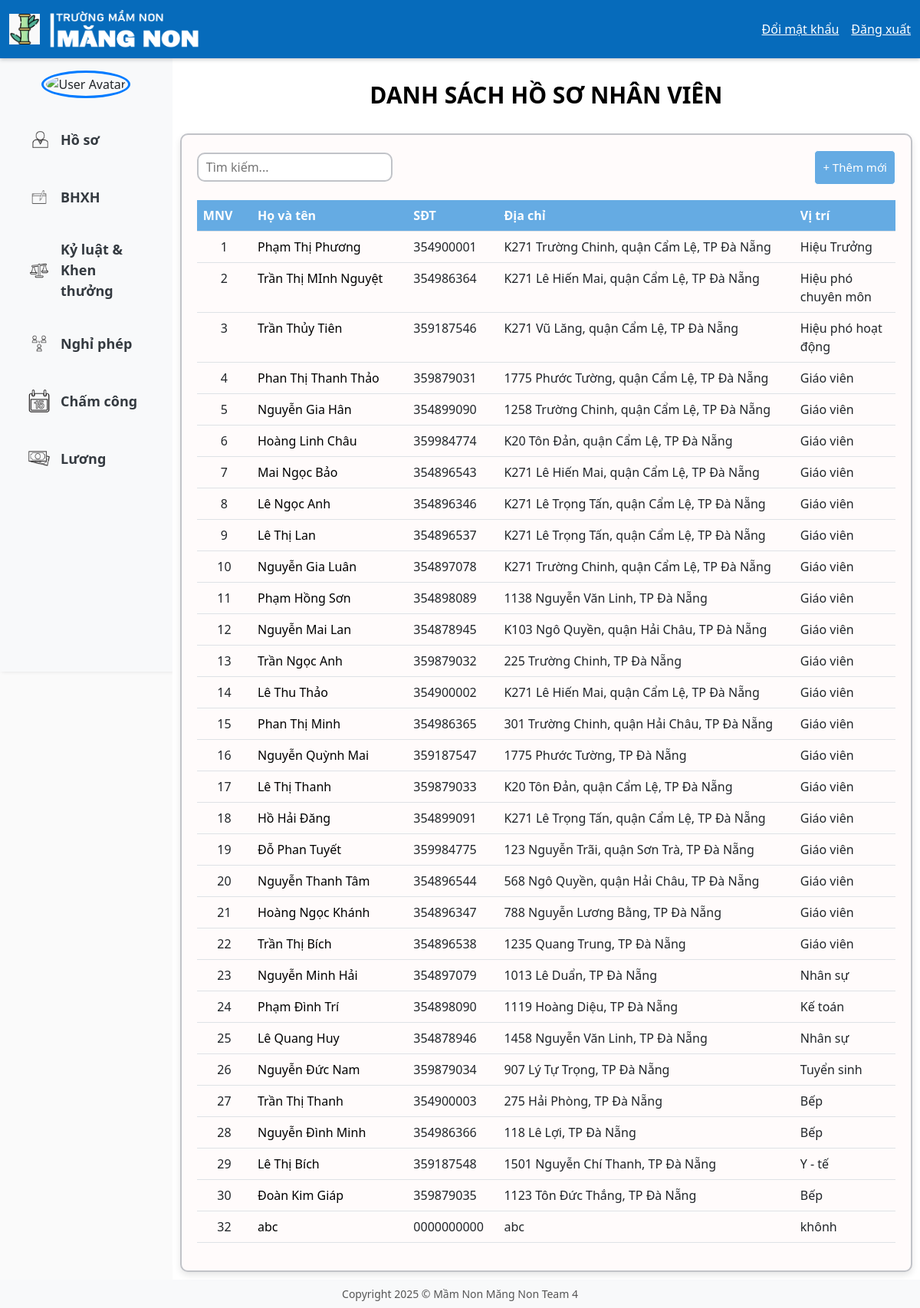
Screenshot of /dsnhanvien/ with the database file from the repository.
### HOME/models.py (models this page shows, shortened)
class NhanVien(models.Model):
 user = models.OneToOneField(User, on_delete=models.CASCADE, unique=True, null=False, related_name='nhanvien_home')
 ten_nv = models.CharField(max_length=100)
 anh_ca_nhan = models.ImageField(upload_to='media/nhanvien/', null=True, blank=True)
 gioi_tinh = models.CharField(max_length=10, choices=[('2', 'Nam'), ('1', 'Nữ')],default='1')
 ngay_sinh = models.DateField(null=True)
 vi_tri_cong_viec = models.CharField(max_length=100, blank=True, null=True)
 to_phong_ban = models.CharField(max_length=50, choices=TO_PHONG_BAN_CHOICES)
 trinh_do_hoc_van = models.CharField(max_length=50, choices=TRINH_DO_HOC_VAN_CHOICES)
 chuyen_nganh = models.CharField(max_length=100, null=True)
 noi_dao_tao = models.CharField(max_length=100)
 nam_tn = models.IntegerField(null=True)
 ngay_cap = models.DateField(null=True)
 noi_cap = models.CharField(max_length=100)
 dia_chi_tam_tru = models.TextField(null=True)
 chuc_vu = models.CharField(max_length=150, null=True)
 so_dien_thoai = models.CharField(
     max_length=10,
     unique=True,
     validators=[RegexValidator(r'^\d{10}$', message="Số điện thoại phải có đúng 10 chữ số.")])
 email = models.EmailField(unique=True, max_length=50, null=True)
 so_cccd = models.CharField(
     max_length=12,
     unique=True,
     validators=[RegexValidator(r'^\d{12}$', message="Số CCCD phải có đúng 12 chữ số.")]
 )
 phu_caps = models.ManyToManyField(PhuCap, related_name='nhanviens')
 class Meta:
     db_table = 'HOME_nhanvien'

### HoSo/views.py (the view)
# urls.py: path('dsnhanvien/', danh_sach_nhan_vien, name='DanhSachNhanVien'),
def danh_sach_nhan_vien(request):
    query = request.GET.get('q', '')  # Lấy giá trị tìm kiếm từ thanh tìm kiếm
    if query:
        nhan_vien_list = NhanVien.objects.filter(ten_nv__icontains=query)  # Lọc nhân viên theo tên
    else:
        nhan_vien_list = NhanVien.objects.all()  # Nếu không có tìm kiếm, hiển thị tất cả nhân viên
    return render(request, 'HoSo/danhsachnhanvien.html', {
        'nhan_vien_list': nhan_vien_list,
        'query': query
    })

### templates/HoSo/danhsachnhanvien.html (shortened to what this page needs)
{% extends "home.html" %}
{% block page_background %}
<main class="content" style="background-color: #ffffff; padding: 10px;">
        <h1 class="header-title" style="color: #000000; font-size: 30px; font-weight: bold; text-align: center; width: 100%; margin-top: 20px;">DANH SÁCH HỒ SƠ NHÂN VIÊN</h1>
        <div class="container mt-4" style="background-color: #FFFBFB; border: 2px solid #C1C3C8; padding: 20px; border-radius: 10px; box-shadow: 0 4px 8px rgba(0, 0, 0, 0.1);">
            <div style="margin-bottom: 20px; display: flex; justify-content: space-between; align-items: center;">
                 <form method="GET" action="{% url 'DanhSachNhanVien' %}">
                    <input type="text" name="q" value="{{ query }}" placeholder="Tìm kiếm..." style="padding: 5px 10px; border-radius: 10px; border: 2px solid #C1C3C8">
                </form>
                <a href="{% url 'ThemMoiHoSo' %}" class="btn btn-success" style="margin-left: 20px; background-color: #65ABE3; color: white;">+ Thêm mới</a>
            </div>
            <table class="table" style="border-radius: 10px; width: 100%; ">
                <thead style="background-color: #008CBA; color: white;">
                    <tr>
                        <th style="background-color: #65ABE3; color: white;width: 7%;">MNV</th>
                        <th style="background-color: #65ABE3; color: white;width: 20%;">Họ và tên</th>
                        <th style="background-color: #65ABE3; color: white;width: 10%;">SĐT</th>
                        <th style="background-color: #65ABE3; color: white;width: 38%;">Địa chỉ</th>
                        <th style="background-color: #65ABE3; color: white;width: 13%;">Vị trí</th>
                    </tr>
                </thead>
                <tbody>
                    {% for nhan_vien in nhan_vien_list %}
                    <tr>
                        <td style="background-color: #FFFBFB; text-align: center;">{{ nhan_vien.id }}</td>
                        <td style="background-color: #FFFBFB;">
                            <a href="{% url 'QLXemHoSo' nhan_vien.id %}" style="text-decoration: none; color: black;">
                                {{ nhan_vien.ten_nv }}
                            </a>
                        </td>
                        <td style="background-color: #FFFBFB;">{{ nhan_vien.so_dien_thoai }}</td>
                        <td style="background-color: #FFFBFB;">{{ nhan_vien.dia_chi_tam_tru }}</td>
                        <td style="background-color: #FFFBFB;">{{ nhan_vien.vi_tri_cong_viec }}</td>
                    </tr>
                    {% endfor %}
                </tbody>
            </table>
        </div>
    </div>
{% endblock %}

### static/css/style.css (style rules this page uses)
main { min-height: 100vh; padding: 20px; display: flex; align-items: center; justify-content: center; }

### templates/HoSo/danhsachnhanvien.html (style rules this page uses)
.content { width: 1100px; display: flex; flex-direction: column; justify-content: center; align-items: flex-start; }
.btn { padding: 10px ; border-radius:5px; font-size: 15px; text-align: center; background-color:#D9D9D9 ; color: black; border: 1px solid; }

### templates/home.html (style rules this page uses)
body { background: #FAFAFA; }

### rows the page displays
NhanVien: id "1", ten_nv "Phạm Thị Phương", so_dien_thoai "354900001", dia_chi_tam_tru "K271 Trường Chinh, quận Cẩm Lệ, TP Đà Nẵng", vi_tri_cong_viec "Hiệu Trưởng"
NhanVien: id "2", ten_nv "Trần Thị MInh Nguyệt", so_dien_thoai "354986364", dia_chi_tam_tru "K271 Lê Hiến Mai, quận Cẩm Lệ, TP Đà Nẵng", vi_tri_cong_viec "Hiệu phó chuyên môn"
NhanVien: id "3", ten_nv "Trần Thủy Tiên", so_dien_thoai "359187546", dia_chi_tam_tru "K271 Vũ Lăng, quận Cẩm Lệ, TP Đà Nẵng", vi_tri_cong_viec "Hiệu phó hoạt động"
NhanVien: id "4", ten_nv "Phan Thị Thanh Thảo", so_dien_thoai "359879031", dia_chi_tam_tru "1775 Phước Tường, quận Cẩm Lệ, TP Đà Nẵng", vi_tri_cong_viec "Giáo viên"
NhanVien: id "5", ten_nv "Nguyễn Gia Hân", so_dien_thoai "354899090", dia_chi_tam_tru "1258 Trường Chinh, quận Cẩm Lệ, TP Đà Nẵng", vi_tri_cong_viec "Giáo viên"
NhanVien: id "6", ten_nv "Hoàng Linh Châu", so_dien_thoai "359984774", dia_chi_tam_tru "K20 Tôn Đản, quận Cẩm Lệ, TP Đà Nẵng", vi_tri_cong_viec "Giáo viên"
NhanVien: id "7", ten_nv "Mai Ngọc Bảo", so_dien_thoai "354896543", dia_chi_tam_tru "K271 Lê Hiến Mai, quận Cẩm Lệ, TP Đà Nẵng", vi_tri_cong_viec "Giáo viên"
NhanVien: id "8", ten_nv "Lê Ngọc Anh", so_dien_thoai "354896346", dia_chi_tam_tru "K271 Lê Trọng Tấn, quận Cẩm Lệ, TP Đà Nẵng", vi_tri_cong_viec "Giáo viên"
NhanVien: id "9", ten_nv "Lê Thị Lan", so_dien_thoai "354896537", dia_chi_tam_tru "K271 Lê Trọng Tấn, quận Cẩm Lệ, TP Đà Nẵng", vi_tri_cong_viec "Giáo viên"
NhanVien: id "10", ten_nv "Nguyễn Gia Luân", so_dien_thoai "354897078", dia_chi_tam_tru "K271 Trường Chinh, quận Cẩm Lệ, TP Đà Nẵng", vi_tri_cong_viec "Giáo viên"
NhanVien: id "11", ten_nv "Phạm Hồng Sơn", so_dien_thoai "354898089", dia_chi_tam_tru "1138 Nguyễn Văn Linh, TP Đà Nẵng", vi_tri_cong_viec "Giáo viên"
NhanVien: id "12", ten_nv "Nguyễn Mai Lan", so_dien_thoai "354878945", dia_chi_tam_tru "K103 Ngô Quyền, quận Hải Châu, TP Đà Nẵng", vi_tri_cong_viec "Giáo viên"
NhanVien: id "13", ten_nv "Trần Ngọc Anh", so_dien_thoai "359879032", dia_chi_tam_tru "225 Trường Chinh, TP Đà Nẵng", vi_tri_cong_viec "Giáo viên"
NhanVien: id "14", ten_nv "Lê Thu Thảo", so_dien_thoai "354900002", dia_chi_tam_tru "K271 Lê Hiến Mai, quận Cẩm Lệ, TP Đà Nẵng", vi_tri_cong_viec "Giáo viên"
NhanVien: id "15", ten_nv "Phan Thị Minh", so_dien_thoai "354986365", dia_chi_tam_tru "301 Trường Chinh, quận Hải Châu, TP Đà Nẵng", vi_tri_cong_viec "Giáo viên"
NhanVien: id "16", ten_nv "Nguyễn Quỳnh Mai", so_dien_thoai "359187547", dia_chi_tam_tru "1775 Phước Tường, TP Đà Nẵng", vi_tri_cong_viec "Giáo viên"
NhanVien: id "17", ten_nv "Lê Thị Thanh", so_dien_thoai "359879033", dia_chi_tam_tru "K20 Tôn Đản, quận Cẩm Lệ, TP Đà Nẵng", vi_tri_cong_viec "Giáo viên"
NhanVien: id "18", ten_nv "Hồ Hải Đăng", so_dien_thoai "354899091", dia_chi_tam_tru "K271 Lê Trọng Tấn, quận Cẩm Lệ, TP Đà Nẵng", vi_tri_cong_viec "Giáo viên"
NhanVien: id "19", ten_nv "Đỗ Phan Tuyết", so_dien_thoai "359984775", dia_chi_tam_tru "123 Nguyễn Trãi, quận Sơn Trà, TP Đà Nẵng", vi_tri_cong_viec "Giáo viên"
NhanVien: id "20", ten_nv "Nguyễn Thanh Tâm", so_dien_thoai "354896544", dia_chi_tam_tru "568 Ngô Quyền, quận Hải Châu, TP Đà Nẵng", vi_tri_cong_viec "Giáo viên"
NhanVien: id "21", ten_nv "Hoàng Ngọc Khánh", so_dien_thoai "354896347", dia_chi_tam_tru "788 Nguyễn Lương Bằng, TP Đà Nẵng", vi_tri_cong_viec "Giáo viên"
NhanVien: id "22", ten_nv "Trần Thị Bích", so_dien_thoai "354896538", dia_chi_tam_tru "1235 Quang Trung, TP Đà Nẵng", vi_tri_cong_viec "Giáo viên"
NhanVien: id "23", ten_nv "Nguyễn Minh Hải", so_dien_thoai "354897079", dia_chi_tam_tru "1013 Lê Duẩn, TP Đà Nẵng", vi_tri_cong_viec "Nhân sự"
NhanVien: id "24", ten_nv "Phạm Đình Trí", so_dien_thoai "354898090", dia_chi_tam_tru "1119 Hoàng Diệu, TP Đà Nẵng", vi_tri_cong_viec "Kế toán"
NhanVien: id "25", ten_nv "Lê Quang Huy", so_dien_thoai "354878946", dia_chi_tam_tru "1458 Nguyễn Văn Linh, TP Đà Nẵng", vi_tri_cong_viec "Nhân sự"
NhanVien: id "26", ten_nv "Nguyễn Đức Nam", so_dien_thoai "359879034", dia_chi_tam_tru "907 Lý Tự Trọng, TP Đà Nẵng", vi_tri_cong_viec "Tuyển sinh"
NhanVien: id "27", ten_nv "Trần Thị Thanh", so_dien_thoai "354900003", dia_chi_tam_tru "275 Hải Phòng, TP Đà Nẵng", vi_tri_cong_viec "Bếp"
NhanVien: id "28", ten_nv "Nguyễn Đình Minh", so_dien_thoai "354986366", dia_chi_tam_tru "118 Lê Lợi, TP Đà Nẵng", vi_tri_cong_viec "Bếp"
NhanVien: id "29", ten_nv "Lê Thị Bích", so_dien_thoai "359187548", dia_chi_tam_tru "1501 Nguyễn Chí Thanh, TP Đà Nẵng", vi_tri_cong_viec "Y - tế"
NhanVien: id "30", ten_nv "Đoàn Kim Giáp", so_dien_thoai "359879035", dia_chi_tam_tru "1123 Tôn Đức Thắng, TP Đà Nẵng", vi_tri_cong_viec "Bếp"
NhanVien: id "32", ten_nv "abc", so_dien_thoai "0000000000", dia_chi_tam_tru "abc", vi_tri_cong_viec "khônh"
